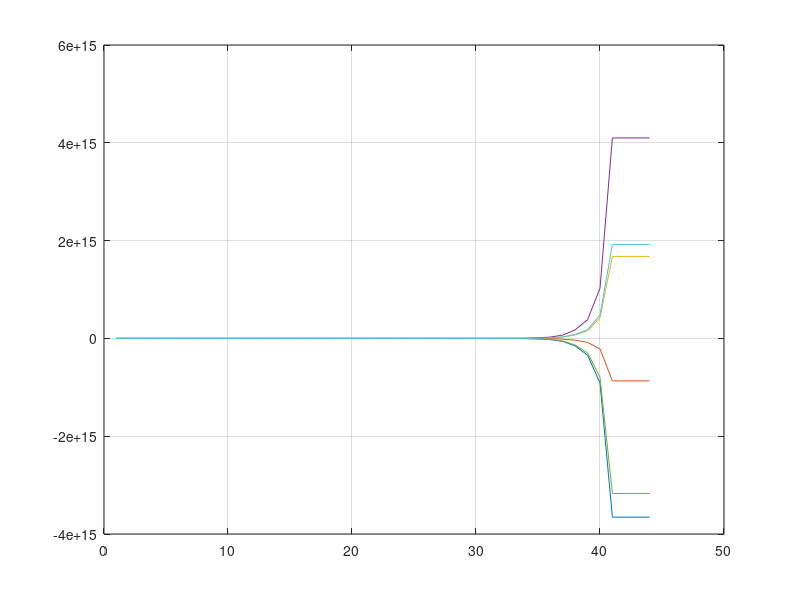

Reproduce this figure in MATLAB.
%Tiny Baby Attractor Network
x=randi([1,100],1,6);
b=x*1/sum(x);
activations=[];
while any(b < 0.95)
    b = b-0.1;
        if any(x < 0)
        x=0;
        end
    b=b*1/sum(b);
    activations=[activations;b];
end
plot(activations,'-')
grid("on")



